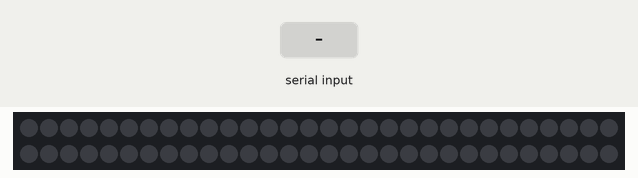
Simulated run of this program. Board: ESP8266 (Wemos D1 mini). Parts: 60 RGB LEDs in strip order, left to right, continuing on the next row. The inputs (shaded band) are chosen by the test bench. Dim RGB values are drawn brighter than linear; what the program prints to the serial monitor is not drawn.

Above: at 1.2 s.
1.3 s: "90,45\n" received over Serial
At 3.5 s:
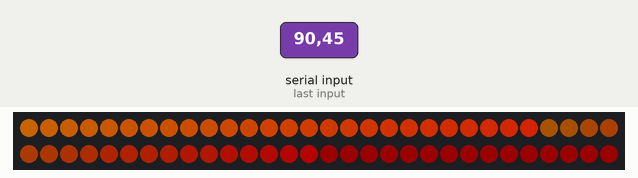
3.8 s: "30,150\n" received over Serial
At 4.6 s:
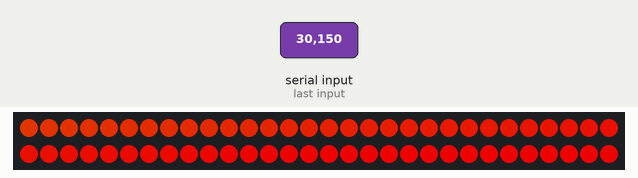
Timing chart, 0 to 6.8 s (numbered marks = the images above; inputs shaded):
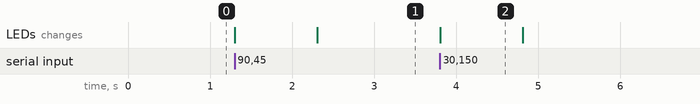

The program:

main.cpp
```cpp
#include <Arduino.h>
#include <FastLED.h>

#define NUM_LEDS 60

#define DATA_PIN D4

CRGB leds[NUM_LEDS];
CRGB now[NUM_LEDS];
CRGB history[NUM_LEDS];

void setup() {
	Serial.begin(115200);
	Serial.println("resetting");
	FastLED.addLeds<WS2812,DATA_PIN,GRB>(leds,NUM_LEDS);
	FastLED.setBrightness(200);

	for (int i = 0; i < NUM_LEDS; i++) {
		now[i] = CRGB::Black;
		history[i] = CRGB::Black;
	}
}


void loop() {
  	if (Serial.available()) {
		const int volume = Serial.parseInt();

		for (int i = 0; i < volume; i++) {
			now[i] = CRGB(min(i * 255 / 60 + 60, 255), max((NUM_LEDS - i) * 255 / 60 - 60, 0), 0);
		}

		for (int i = volume; i < NUM_LEDS; i++) {
			now[i] = CRGB::Black;
		}

		for (int i = 0; i < NUM_LEDS; i++) {
			leds[i] = CRGB((now[i].r + history[i].r * 3) / 4, (now[i].g + history[i].g * 3) / 4, 0);
		}

		for (int i = 0; i < NUM_LEDS; i++) {
			history[i] = leds[i];
		}

		FastLED.show();
	}

}
```

Measured:
- after the input at 1.3 s, the LEDs: first change at once (image 1 shows a later state)
- after the input at 3.8 s, the LEDs: first change at once (image 2 shows a later state)
